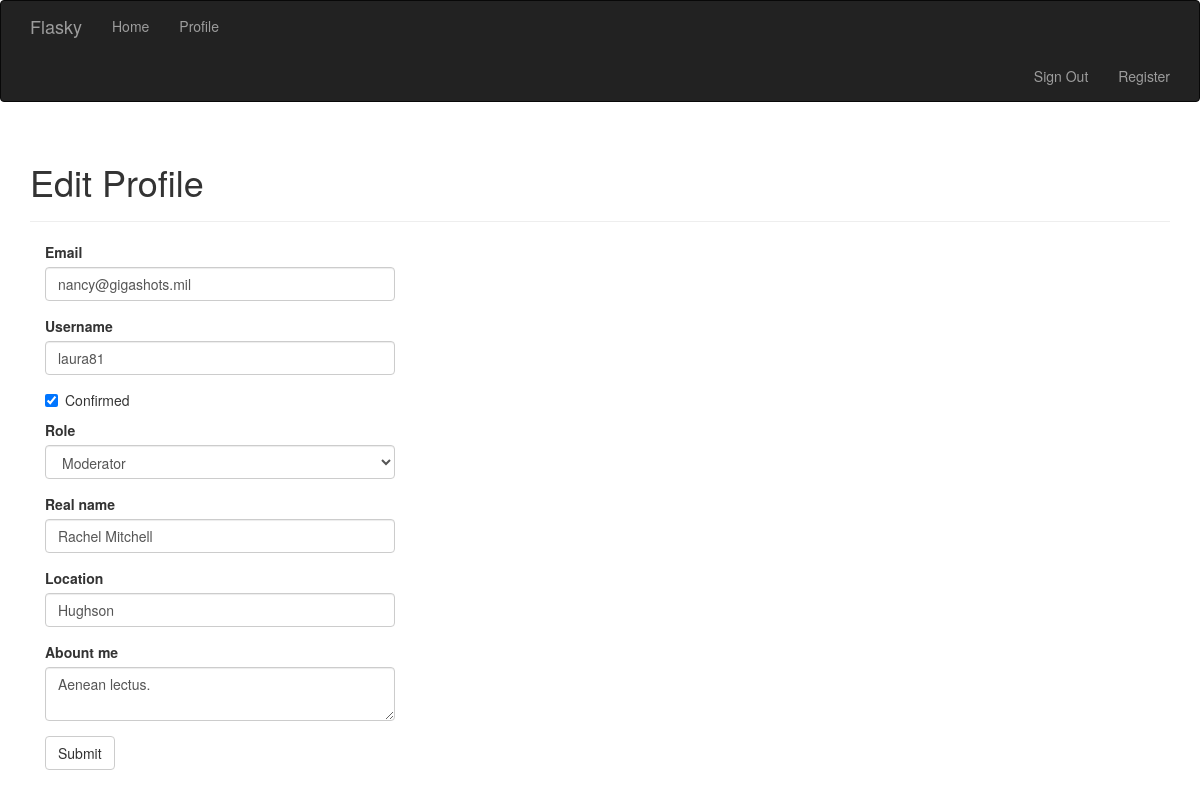
Screenshot of /edit-profile/56 (signed in) with the database file from the repository.
### app/models.py (models this page shows, shortened)
class User(UserMixin, db.Model):
    __tablename__ = 'users'
    id = db.Column(db.Integer, primary_key=True)
    email = db.Column(db.String(64), unique=True, index=True)
    username = db.Column(db.String(64), unique=True, index=True)
    password_hash = db.Column(db.String(128))
    role_id = db.Column(db.Integer, db.ForeignKey('roles.id'))
    confirmed = db.Column(db.Boolean, default=False)
    name = db.Column(db.String(64))
    location = db.Column(db.String(64))
    about_me = db.Column(db.Text())
    avatar_hash = db.Column(db.String(32))
    member_since = db.Column(db.DateTime(), default=datetime.datetime.utcnow)
    last_seen = db.Column(db.DateTime(), default=datetime.datetime.utcnow)
    posts = db.relationship('Post', backref='author', lazy='dynamic')
    followed = db.relationship('Follow',
                               foreign_keys=[Follow.follower_id],
                               backref=db.backref('follower', lazy='joined'),
                               lazy='dynamic',
                               cascade='all, delete-orphan')
    follower = db.relationship('Follow',
                               foreign_keys=[Follow.followed_id],
                               backref=db.backref('followed', lazy='joined'),
                               lazy='dynamic',
                               cascade='all, delete-orphan')
    comments = db.relationship('Comment', backref='author', lazy='dynamic')
    @property
    def password(self):
        raise AttributeError('password is not a readable attribute')
    def can(self, permissions):
        return self.role is not None and \
            (self.role.permissions & permissions) == permissions
    def ping(self):
        self.last_seen = datetime.datetime.utcnow()
        db.session.add(self)

### app/main/views.py (the view, shortened to what this page needs)
@main.route('/edit-profile/<int:id>', methods=['GET', 'POST'])
@login_required
@admin_required
def edit_profile_admin(id):
    user = User.query.get_or_404(id)
    form = EditProfileAdminForm(user=user)
    form.email.data = user.email
    form.username.data = user.username
    form.confirmed.data = user.confirmed
    form.role.data = user.role_id
    form.name.data = user.name
    form.location.data = user.location
    form.about_me.data = user.about_me
    return render_template('edit_profile.html', form=form, user=user)

### app/main/forms.py (shortened to what this page needs)
class EditProfileAdminForm(Form):
    email = StringField('Email', validators=[Required(), Length(1, 64), Email()])
    username = StringField('Username', validators=[Required(), Length(1, 64),
                    Regexp('^[A-Za-z][A-Za-z0-9_.]*$', 0, 'Usernames must have only '
                           'letters, numbers, dots or underscores')])
    confirmed = BooleanField('Confirmed')
    role = SelectField('Role', coerce=int)
    name = StringField('Real name', validators=[Length(0, 64)])
    location = StringField('Location', validators=[Length(0, 64)])
    about_me = TextAreaField('Abount me')
    submit = SubmitField('Submit')
    def __init__(self, user, *args, **kwargs):
        super(EditProfileAdminForm, self).__init__(*args, **kwargs)
        self.role.choices = [(role.id, role.name) for role in Role.query.order_by(Role.name).all()]
        self.user = user

### app/auth/views.py (called while the page is built)
@auth.before_app_request
def before_request():
    if current_user.is_authenticated:
        current_user.ping()
        if current_user.confirmed and request.endpoint[:5] != 'auth.' and request.endpoint != 'static':
            return redirect(url_for('auth.unconfirmed'))

### app/main/__init__.py (called while the page is built)
@main.app_context_processor
def inject_permissions():
    return dict(Permission=Permission)

### app/models.py (called while the page is built)
@login_manager.user_loader
def load_user(user_id):
    return User.query.get(int(user_id))

### app/templates/edit_profile.html (shortened to what this page needs)
{% extends "base.html" %}
{% import "bootstrap/wtf.html" as wtf %}
{% block page_content %}
<div class="page-header">
    <h1>Edit Profile</h1>
</div>
<div class="col-md-4">
    {{ wtf.quick_form(form) }}
</div>
{% endblock %}

### rows the page displays
User: email "nancy@gigashots.mil", username "laura81", confirmed "☑", role "Moderator", name "Rachel Mitchell", location "Hughson", about_me "Aenean lectus."
